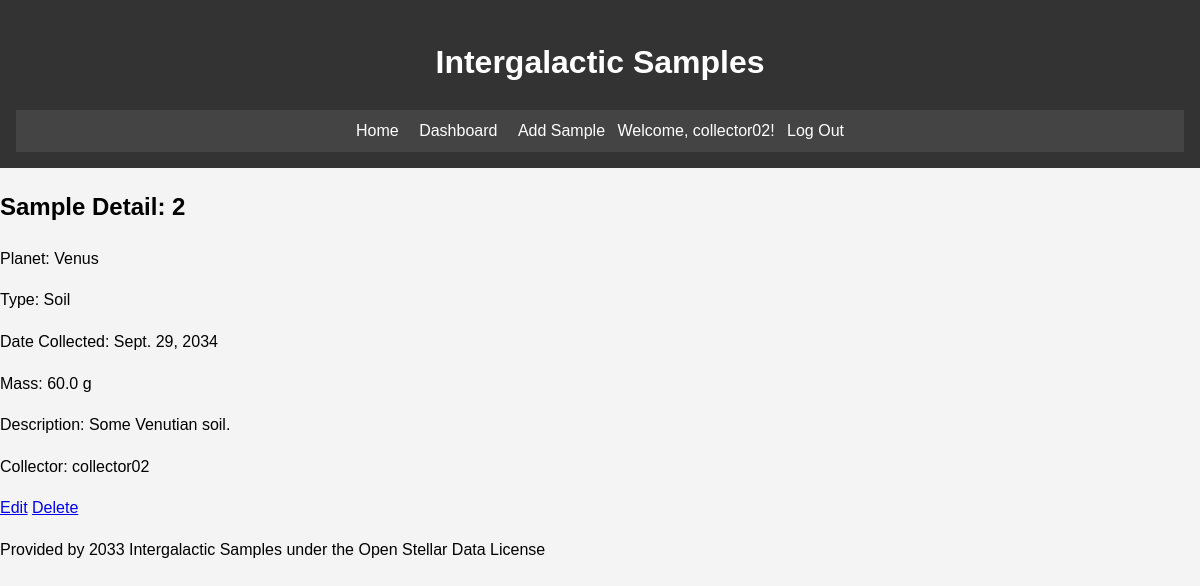
The app's page /sample/2/ (signed in) with its own data.
### samples/models.py (models this page shows, shortened)
class Sample(models.Model):
    SAMPLE_TYPES = [
        ('ROCK', 'Rock'),
        ('SOIL', 'Soil'),
        ('LIQUID', 'Liquid'),
        ('GAS', 'Gas'),
        ('ICE', 'Ice'),
        ('ORGANIC', 'Organic'),
    ]
    sample_id = models.IntegerField(unique=True, primary_key=True)
    planet = models.CharField(max_length=100)
    sample_type = models.CharField(max_length=20, choices=SAMPLE_TYPES)
    date_collected = models.DateField()
    description = models.TextField()
    mass = models.FloatField(help_text="Mass in grams")
    collector = models.ForeignKey(User, on_delete=models.CASCADE)
    class Meta:
        ordering = ['-date_collected']

### samples/views.py (the view)
# urls.py: path('sample/<int:pk>/', views.sample_detail, name='sample_detail'),
@login_required
def sample_detail(request, pk):
    sample = get_object_or_404(Sample, pk=pk)
    return render(request, 'samples/sample_detail.html', {'sample': sample})

### samples/templates/samples/sample_detail.html
{% extends 'samples/base.html' %}
{% block content %}
    <h2>Sample Detail: {{ sample.sample_id }}</h2>
    <p>Planet: {{ sample.planet }}</p>
    <p>Type: {{ sample.get_sample_type_display }}</p>
    <p>Date Collected: {{ sample.date_collected }}</p>
    <p>Mass: {{ sample.mass }} g</p>
    <p>Description: {{ sample.description }}</p>
    <p>Collector: {{ sample.collector.username }}</p>
    <a href="{% url 'sample_update' pk=sample.pk %}">Edit</a>
    <a href="{% url 'sample_delete' pk=sample.pk %}">Delete</a>
{% endblock %}

### samples/templates/samples/base.html (shortened to what this page needs)
{% load static %}
<!DOCTYPE html>
<html lang="en">
    <head>
        <link rel="stylesheet" href="{% static 'samples/css/style.css' %}">
    </head>
<body>
    <header>
        <h1>Intergalactic Samples</h1>
        <nav>
            <a href="{% url 'sample_list' %}">Home</a>
            {% if user.is_authenticated %}
                <a href="{% url 'user_dashboard' %}">Dashboard</a>
                <a href="{% url 'sample_create' %}">Add Sample</a>
                <span>Welcome, {{ user.username }}!</span>
                <a href="{% url 'logout' %}">Log Out</a>
            {% else %}
                <a href="{% url 'login' %}">Log In</a>
                <a href="{% url 'register' %}">Register</a>
            {% endif %}
        </nav>
    </header>
    <main>
        {% block content %}
        {% endblock %}
    </main>
    <footer>
        <p>Provided by 2033 Intergalactic Samples under the Open Stellar Data License</p>
    </footer>
</body>
</html>

### samples/static/samples/css/style.css (style rules this page uses)
body { font-family: Arial, sans-serif; line-height: 1.6; margin: 0; padding: 0; background-color: #f4f4f4; }
header { background-color: #333; color: #fff; text-align: center; padding: 1rem; }
nav { background-color: #444; padding: 0.5rem; }
nav a { color: #fff; text-decoration: none; padding: 0.5rem; }

### records on screen
Sample: sample_id "2", planet "Venus", sample_type "Soil", date_collected "Sept. 29, 2034", mass "60.0", description "Some Venutian soil.", collector.username "collector02"

### other values on screen
{{ user.username }} "collector02"
